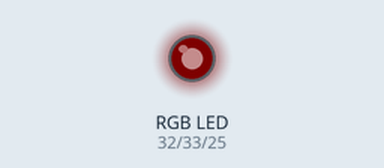
The sketch below on a simulated ESP32. Shown: an RGB LED mixed from three pins (HIGH = lit). Dim RGB values are drawn brighter than linear.

Above: at 0.05 s.
At 0.65 s:
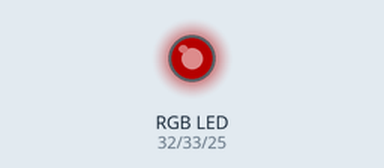
At 1.3 s:
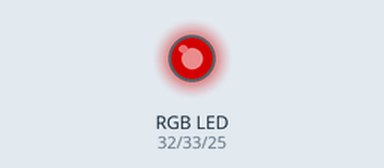
At 2.55 s:
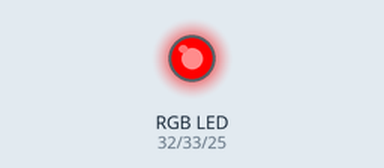
Timing chart, 0 to 5.9 s (numbered marks = the images above):
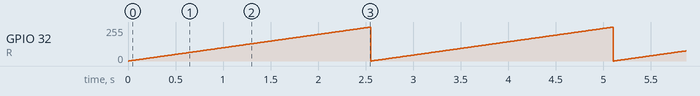

Measured:
- by itself, GPIO 32 (R): ramps from 0/255 to 254/255 and jumps back, once every 2.6 s

The sketch:

sketch_oct29a.ino
```cpp
#define R 32
#define G 33
#define B 25

void setup() {
  Serial.begin(9600);
  pinMode(R, OUTPUT);
  pinMode(G, OUTPUT);
  pinMode(B, OUTPUT);
  // pinMode(buttonPin, INPUT_PULLUP);
  digitalWrite(R,LOW);
  digitalWrite(G,LOW);
  digitalWrite(B,LOW);
}

void loop() {
for(int i=0 ; i<255 ; i++)
{
  analogWrite(R,i);
  delay(10);
}

}
```
